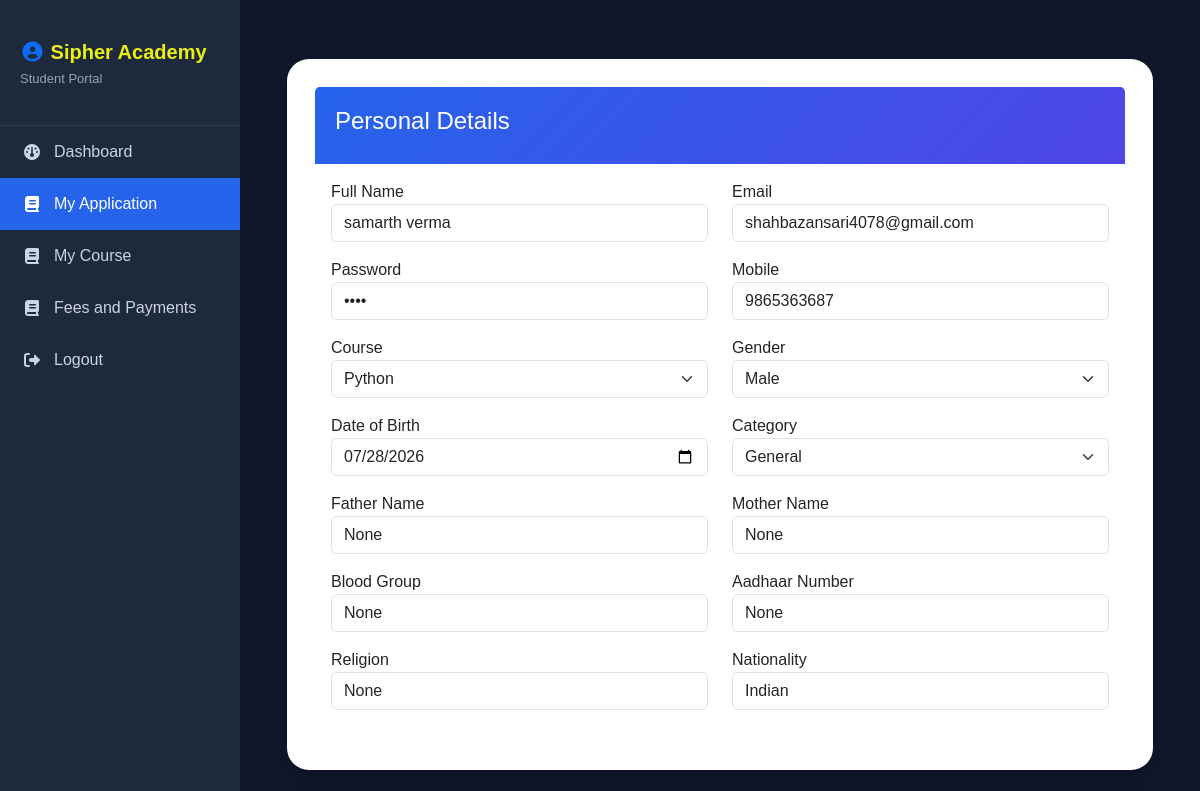
The page /student_application (signed in, upper part) on the database as committed earlier.
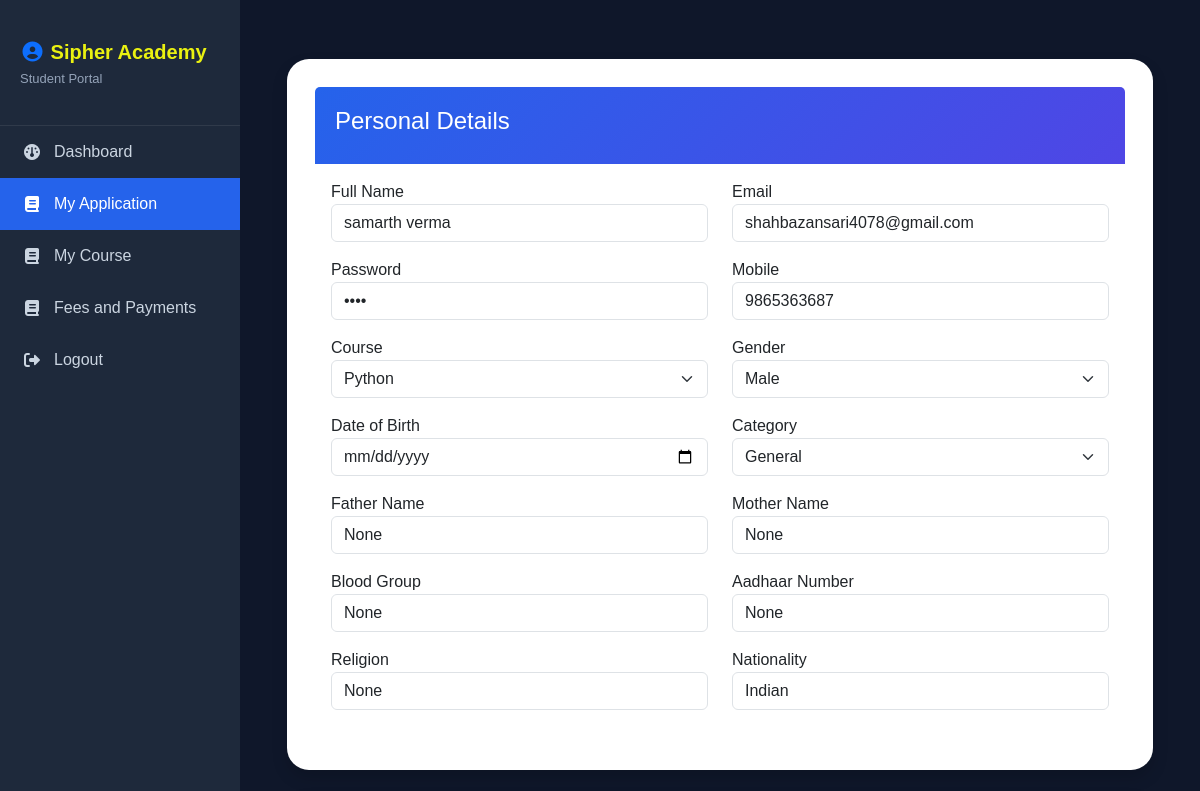
The same page on the database as committed later.
### admissionapp/models.py (models this page shows, shortened)
class Student(models.Model):
    STATUS_CHOICES = (
    ('pending', 'Pending'),
    ('document verification', 'Document Verification'),
    ('enrolled', 'Enrolled'),
    ('rejected', 'Rejected'),
    )
    APPLICATION_STATUS = [
    ("Not Submitted", "Not Submitted"),
    ("Submitted", "Submitted"),
    ("Approved", "Approved"),
    ("Rejected", "Rejected"),
     ]
    application_status = models.CharField(
    max_length=20,
    choices=APPLICATION_STATUS,
    default="Not Submitted"
 )
    name = models.CharField(max_length=100)
    email = models.EmailField()
    password = models.CharField(max_length=100)
    mobile = models.CharField(max_length=15)
    course = models.ForeignKey("Courses",
    on_delete=models.SET_NULL,
    null=True,
    blank=True
     )
    gender = models.CharField(max_length=10)
    dob = models.TextField()
    address = models.TextField()
    status = models.CharField(max_length=20, default="Pending")
    father_name = models.CharField(max_length=100,blank=True, null=True)
    mother_name = models.CharField(max_length=100,blank=True, null=True)
    category = models.CharField(max_length=20, blank=True, null=True)
    blood_group = models.CharField(max_length=5, blank=True, null=True)
    aadhaar = models.CharField(max_length=12,blank=True, null=True)
    nationality = models.CharField(max_length=50, default="Indian")
    religion = models.CharField(max_length=50,blank=True, null=True)
    alternate_mobile = models.CharField(max_length=15, blank=True, null=True)
    emergency_contact = models.CharField(max_length=15,blank=True, null=True)
    city = models.CharField(max_length=100,blank=True, null=True)
    district = models.CharField(max_length=100, blank=True, null=True)
    state = models.CharField(max_length=100, blank=True, null=True)
    country = models.CharField(max_length=100, default="India")
    pincode = models.CharField(max_length=6,blank=True, null=True)
    session = models.CharField(max_length=20,blank=True, null=True)
    qualification = models.CharField(max_length=100,blank=True, null=True)
    board_university = models.CharField(max_length=100 , blank=True, null=True)
    passing_year = models.PositiveIntegerField( blank=True, null=True)
    percentage = models.DecimalField(max_digits=5, decimal_places=2, blank=True, null=True)
    guardian_name = models.CharField(max_length=100,blank=True, null=True)
    guardian_relation = models.CharField(max_length=50,blank=True, null=True)
    guardian_mobile = models.CharField(max_length=15,blank=True, null=True)
    guardian_email = models.EmailField(blank=True, null=True)
    guardian_occupation = models.CharField(max_length=100,blank=True, null=True)
    assign_course=models.CharField(max_length=100,blank=True, null=True)
    photo = models.ImageField(upload_to='application/',blank=True, null=True)
    signature = models.ImageField(upload_to='applications/',blank=True, null=True)
    aadhaar_file = models.FileField(upload_to='applications/', blank=True, null=True)
    marksheet_10 = models.FileField(upload_to='applications/',blank=True, null=True)
    marksheet_12 = models.FileField(upload_to='applications/', blank=True, null=True)
    graduation_marksheet = models.FileField(upload_to='applications/', blank=True, null=True)
    transfer_certificate = models.FileField(upload_to='applications/', blank=True, null=True)
    character_certificate = models.FileField(upload_to='applications/', blank=True, null=True)
    PAYMENT_STATUS = (
    ("Pending", "Pending"),
    ("Submitted", "Submitted"),
)
    payment_status = models.CharField(max_length=20,choices=PAYMENT_STATUS, default="Pending")
    payment_screenshot = models.ImageField(upload_to='payment_screenshots/', blank=True, null=True)
    course_fees = models.DecimalField(max_digits=10, decimal_places=2, default=0)
    payment_date = models.DateTimeField(auto_now_add=True, blank=True, null=True)
    payment_verified_date = models.DateTimeField(auto_now_add=True, blank=True, null=True)
    created_at = models.DateTimeField(auto_now_add=True, blank=True, null=True)

class Courses(models.Model):
    coursename=models.CharField(max_length=100)
    session=models.CharField(max_length=100)
    duration=models.CharField(max_length=100)
    fees=models.CharField(max_length=100)
    course_image = models.ImageField(
        upload_to="course_images/",
        blank=True,
        null=True
    )

### admissionapp/views.py (the view, shortened to what this page needs)
# urls.py: path('student_application',views.student_application,name='student_application'),
def student_application(request):
    student_id = request.session.get("student_id")
    if not student_id:
        return redirect("student_login")
    student = get_object_or_404(Student, id=student_id)
    courses = Courses.objects.all()
    return render(
        request,
        "student/student_application.html",
        {
            "student": student,
            "courses": courses,
            "submitted": False,
        },
    )

### admissionapp/templates/student/student_application.html (shortened to what the changed rows need)
{% extends 'student/student_layout.html' %}
{% block content %}
{% if submitted %}
<div class="container mt-5">
    <div class="card shadow-lg border-0">
        <div class="card-body text-center py-5">
            <i class="fa-solid fa-circle-check text-success"
               style="font-size:90px;"></i>
            <h2 class="mt-4 text-success">
                Application Submitted Successfully
            </h2>
            <p class="text-muted mt-3">
                Thank you for submitting your application.
                Your application is now under review by the administration.
            </p>
            <hr>
            <h5>
                Application Status
      <div class="">
       {% if student.status == 'Pending' %}
<span class="badge bg-warning">Pending</span>
{% elif student.status == 'Document Verification' %}
<span class="badge bg-info">Document Verification</span>
{% elif student.status == 'Fee Submission' %}
<span class="badge bg-success">Enrolled</span>
{% elif student.status == 'Enrolled' %}
<span class="badge bg-success">Enrolled</span>
{% elif student.status == 'Rejected' %}
<span class="badge bg-danger">Rejected</span>
{% else %}
<span class="badge bg-warning">Pending</span>
{% endif %}
      </div>
            </h5>
            <a href="{% url 'student_dashboard' %}"
               class="btn btn-primary mt-4">
                Back to Dashboard
            </a>
        </div>
    </div>
</div>
{% else %}
<form method="POST" enctype="multipart/form-data">
    <div class="container mt-4">
        <div class="card shadow mb-4">
            <div class="card-header bg-primary text-white">
                <h4>Personal Details</h4>
            </div>
            <div class="card-body">
                <div class="row">
                    <div class="col-md-6 mb-3">
                        <label>Full Name</label>
                        <input type="text"
                               name="name"
                               class="form-control"
                               value="{{ student.name }}"
                               required>
                    </div>
                    <div class="col-md-6 mb-3">
                        <label>Email</label>
                        <input type="email"
                               name="email"
                               class="form-control"
                               value="{{ student.email }}"
                               required>
                    </div>
                    <div class="col-md-6 mb-3">
                        <label>Password</label>
                        <input type="password"
                               name="password"
                               class="form-control"
                               value="{{ student.password }}"
                               required>
                    </div>
                    <div class="col-md-6 mb-3">
                        <label>Mobile</label>
                        <input type="text"
                               name="mobile"
                               class="form-control"
                               value="{{ student.mobile }}"
                               required>
                    </div>
                    <div class="col-md-6 mb-3">
                        <label>Course</label>
                        <select name="course" class="form-select">
                            {% for course in courses %}
                            <option value="{{ course.id }}"
                            {% if student.course.id == course.id %}selected{% endif %}>
                                {{ course.coursename }}
                            </option>
                            {% endfor %}
                        </select>
                    </div>
                    <div class="col-md-6 mb-3">
                        <label>Gender</label>
                        <select name="gender" class="form-select">
                            <option value="Male"
                            {% if student.gender == "Male" %}selected{% endif %}>
                                Male
                            </option>
                        </select>
                    </div>
                    <div class="col-md-6 mb-3">
                        <label>Date of Birth</label>
                        <input type="date"
                               name="dob"
                               class="form-control"
                               value="{{ student.dob }}">
                    </div>
                    <div class="col-md-6 mb-3">
                        <label>Category</label>
                        <select name="category" class="form-select">
                            <option value="General"
                            {% if student.category == "General" %}selected{% endif %}>
                                General
                            </option>
                        </select>
                    </div>
                    <div class="col-md-6 mb-3">
                        <label>Father Name</label>
                        <input type="text"
                               name="father_name"
                               value="{{ student.father_name }}"
                               class="form-control">
                    </div>
                    <div class="col-md-6 mb-3">
                        <label>Mother Name</label>
                        <input type="text"
                               name="mother_name"
                               value="{{ student.mother_name }}"
                               class="form-control">
                    </div>
                    <div class="col-md-6 mb-3">
                        <label>Blood Group</label>
                        <input type="text"
                               name="blood_group"
                               value="{{ student.blood_group }}"
                               class="form-control">
                    </div>
                    <div class="col-md-6 mb-3">
                        <label>Aadhaar Number</label>
                        <input type="text"
                               name="aadhaar"
                               value="{{ student.aadhaar }}"
                               class="form-control">
                    </div>
                    <div class="col-md-6 mb-3">
                        <label>Religion</label>
                        <input type="text"
                               name="religion"
                               value="{{ student.religion }}"
                               class="form-control">
                    </div>
                    <div class="col-md-6 mb-3">
                        <label>Nationality</label>
                        <input type="text"
                               name="nationality"
                               value="{{ student.nationality }}"
                               class="form-control">
                    </div>
                </div>
            </div>
        </div>
    </div>
</form>
{% endif %}
{% endblock %}

Rows that differ between the two databases and show on the page:
changed Student "samarth verma": dob "07/28/2026" → (not shown)
